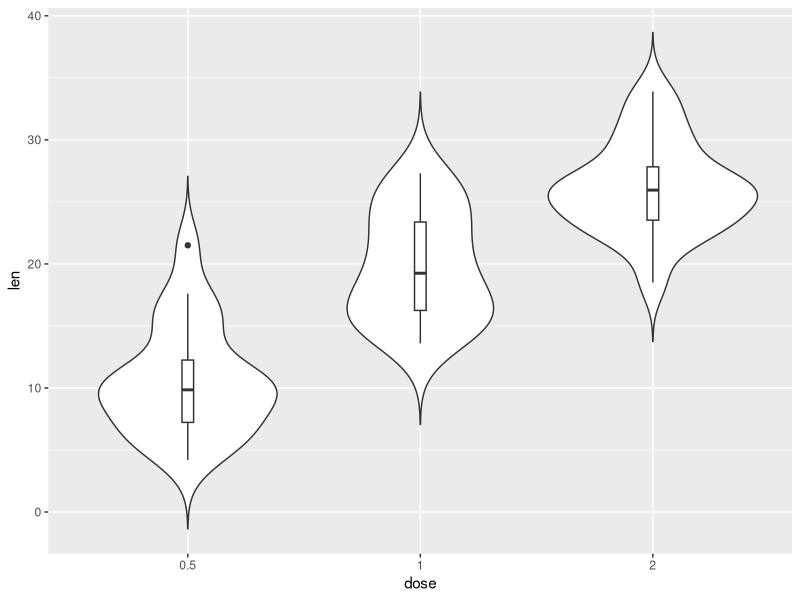
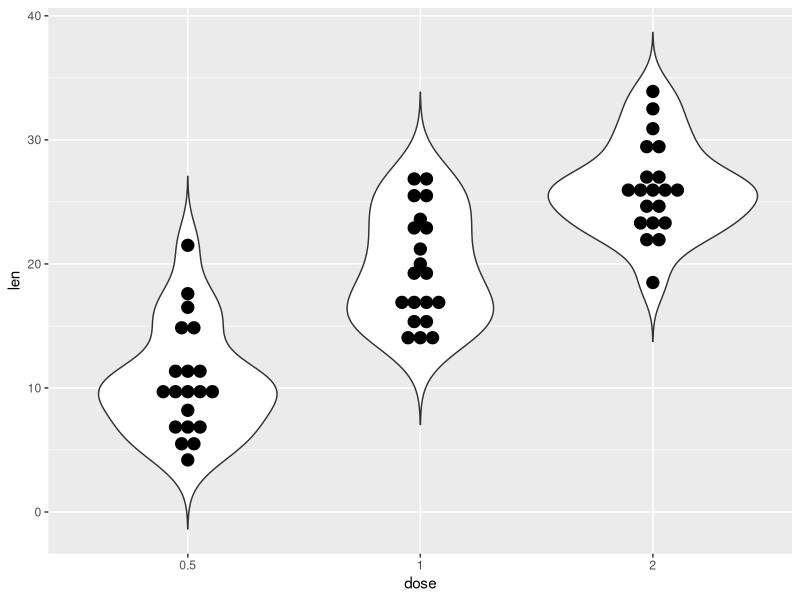
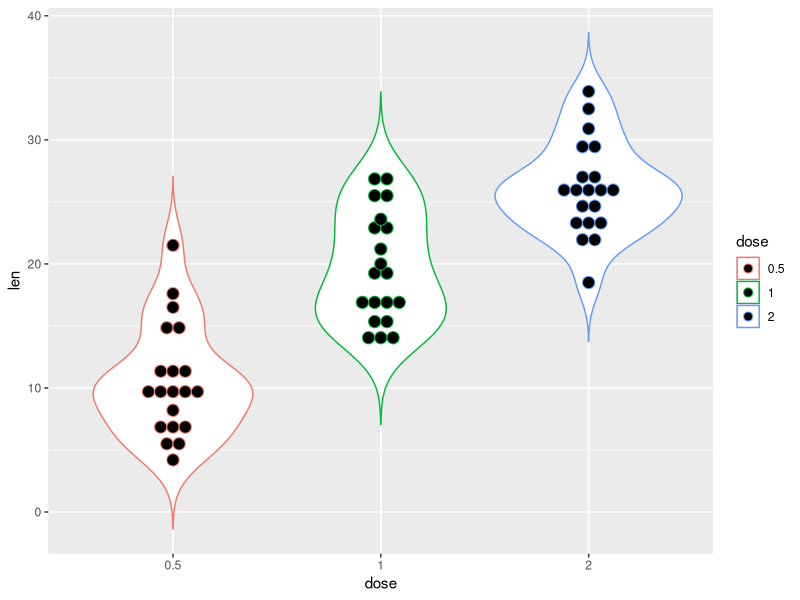
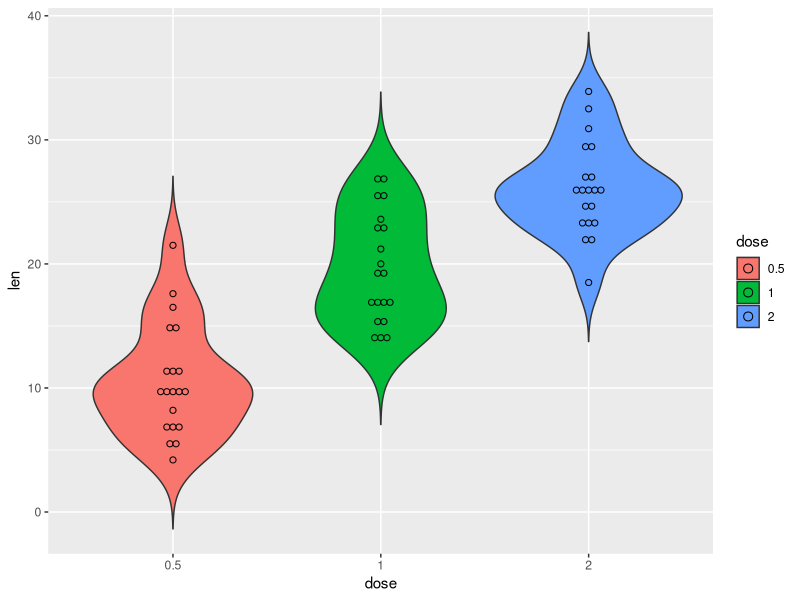
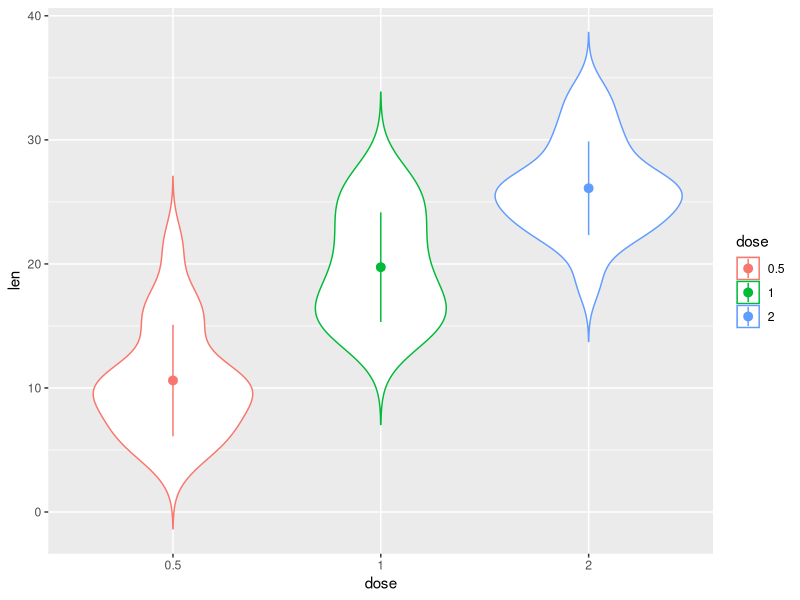
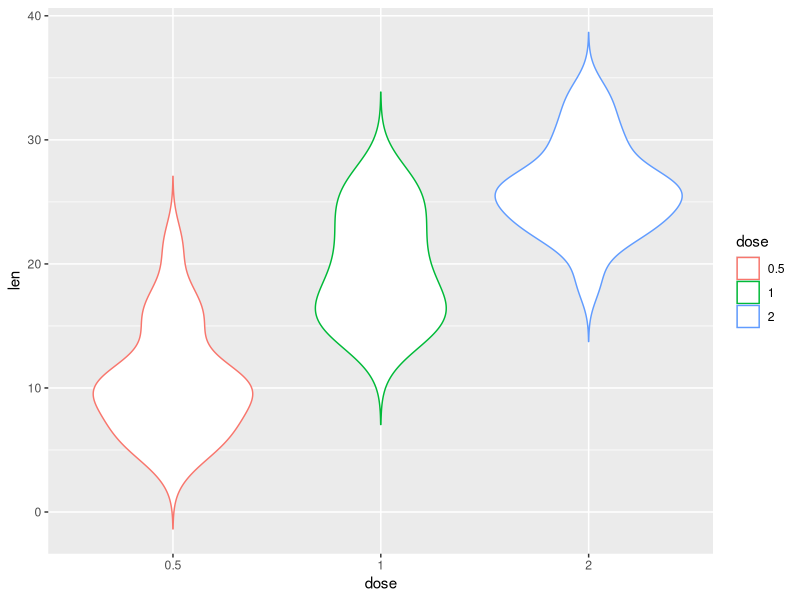
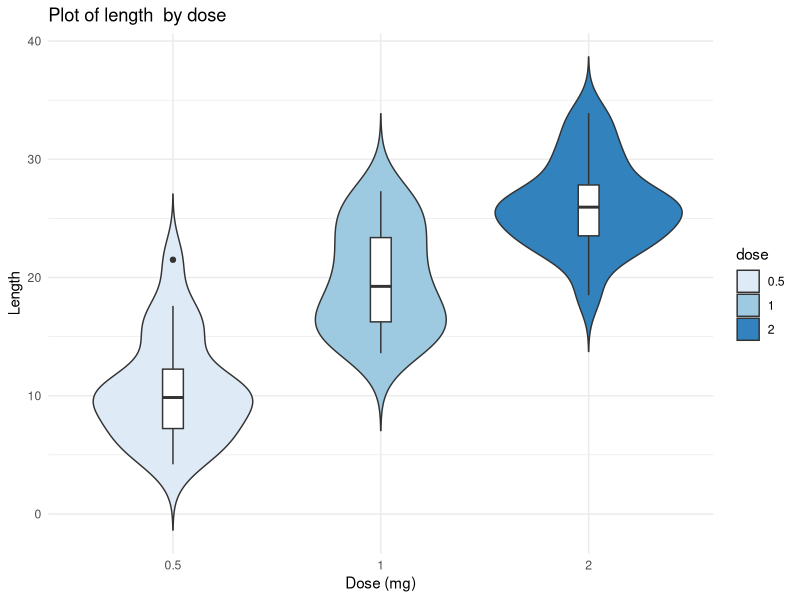
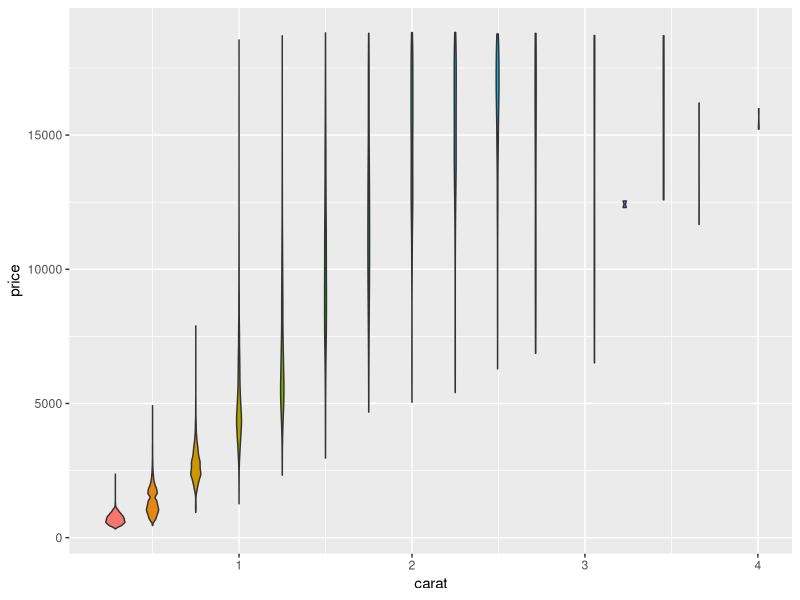

Source code (R) for these figures, in order:
##############################################################################
# Violin Plots
# ----------------------------------------------------------------------------
# Source:
#   http://www.sthda.com/english/wiki/ggplot2-violin-plot-quick-start-guide-r-software-and-data-visualization
#   https://stat.ethz.ch/R-manual/R-devel/library/datasets/html/ToothGrowth.html
#   https://ggplot2.tidyverse.org/reference/diamonds.html
##############################################################################

#
setwd("/Users/sanchez.hmsc/Documents/GitHub/dataViz_CADi/scripts/ViolinPlots/")

#install.packages("ggplot2")
library(ggplot2)
options(repr.plot.width=4, repr.plot.height=3)

# Loading and perparing the dataset
ToothGrowth
ToothGrowth$dose = as.factor(ToothGrowth$dose)
ToothGrowth

# Creating the first approach to the visualization
p = ggplot(ToothGrowth, aes(x=dose, y=len)) +
  geom_violin(trim=FALSE)
p + geom_boxplot(width=0.05)

# Adding the dotplot
p = ggplot(ToothGrowth, aes(x=dose, y=len)) +
  geom_violin(trim=FALSE)
p + geom_dotplot(binaxis='y', stackdir='center', dotsize=1)

# Changing the color
p = ggplot(ToothGrowth, aes(x=dose, y=len, color=dose)) +
  geom_violin(trim=FALSE)
p=p + geom_dotplot(binaxis='y', stackdir='center', dotsize=1)
p
pdf("violinChart.pdf", width = 4, height = 4)
p
dev.off()

# Testing adding fill color
p = ggplot(ToothGrowth, aes(x=dose, y=len, fill=dose)) +
  geom_violin(trim=FALSE)
p + geom_dotplot(binaxis='y', stackdir='center', dotsize=.5)

# Improving the style
p = ggplot(ToothGrowth, aes(x=dose, y=len, color=dose)) +
  geom_violin(trim=FALSE)
data_summary <- function(x) {
   m <- mean(x)
   ymin <- m-sd(x)
   ymax <- m+sd(x)
   return(c(y=m,ymin=ymin,ymax=ymax))
}
p + stat_summary(fun.data=data_summary)
p
pdf("violinChart.pdf", width = 4, height = 4)
p
dev.off()

dp <- ggplot(ToothGrowth, aes(x=dose, y=len, fill=dose)) +
  geom_violin(trim=FALSE)+
  geom_boxplot(width=0.1, fill="white")+
  labs(title="Plot of length  by dose",x="Dose (mg)", y = "Length")
dp = dp + scale_fill_brewer(palette="Blues") + theme_minimal()
dp

pdf("violinChart.pdf", width = 4, height = 4)
dp
dev.off()


###############################################################################
# Violin Chart from box-whisker example
###############################################################################

width=.25
dp=ggplot(diamonds, aes(carat, price)) +
  geom_violin(aes(group = cut_width(carat, width), fill=cut_width(carat, width)))
dp + theme(legend.position='none')
dp
